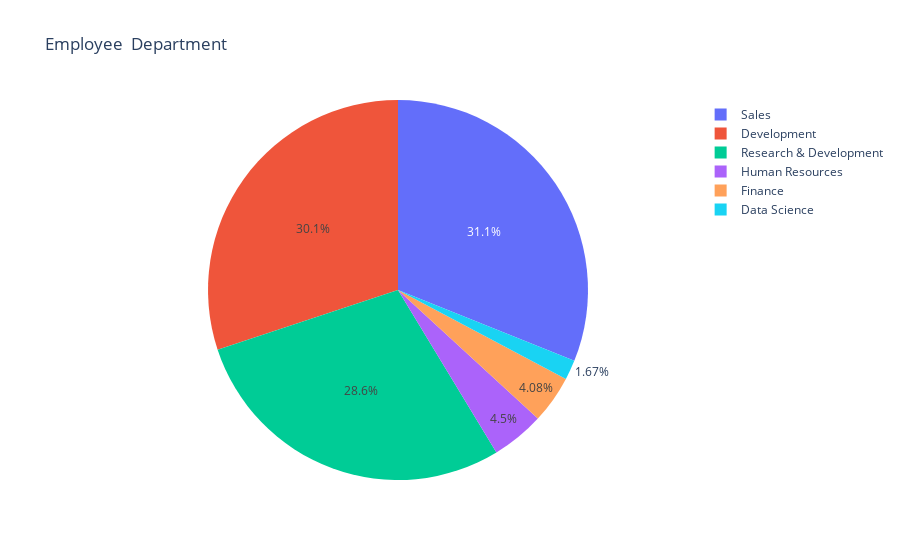

Source (notebook cell):
### Markdown cell above
6. Employee Department

### Code cell
fig = px.pie(data.groupby(['EmpDepartment'])['EmpNumber'].count().reset_index(), 
             values='EmpNumber', 
             names='EmpDepartment',
            title = 'Employee  Department')
fig.show()

### Figure 1 — Plotly figure (JSON) as saved in the notebook; plotly's stock layout.template omitted (floating-point values rounded to 4 significant figures)
{"data": [{"domain": {"x": [0, 1], "y": [0, 1]}, "hovertemplate": "EmpDepartment=%{label}<br>EmpNumber=%{value}<extra></extra>", "labels": ["Data Science", "Development", "Finance", "Human Resources", "Research & Development", "Sales"], "legendgroup": "", "name": "", "showlegend": true, "type": "pie", "values": [20, 361, 49, 54, 343, 373]}], "layout": {"legend": {"tracegroupgap": 0}, "title": {"text": "Employee  Department"}}}
